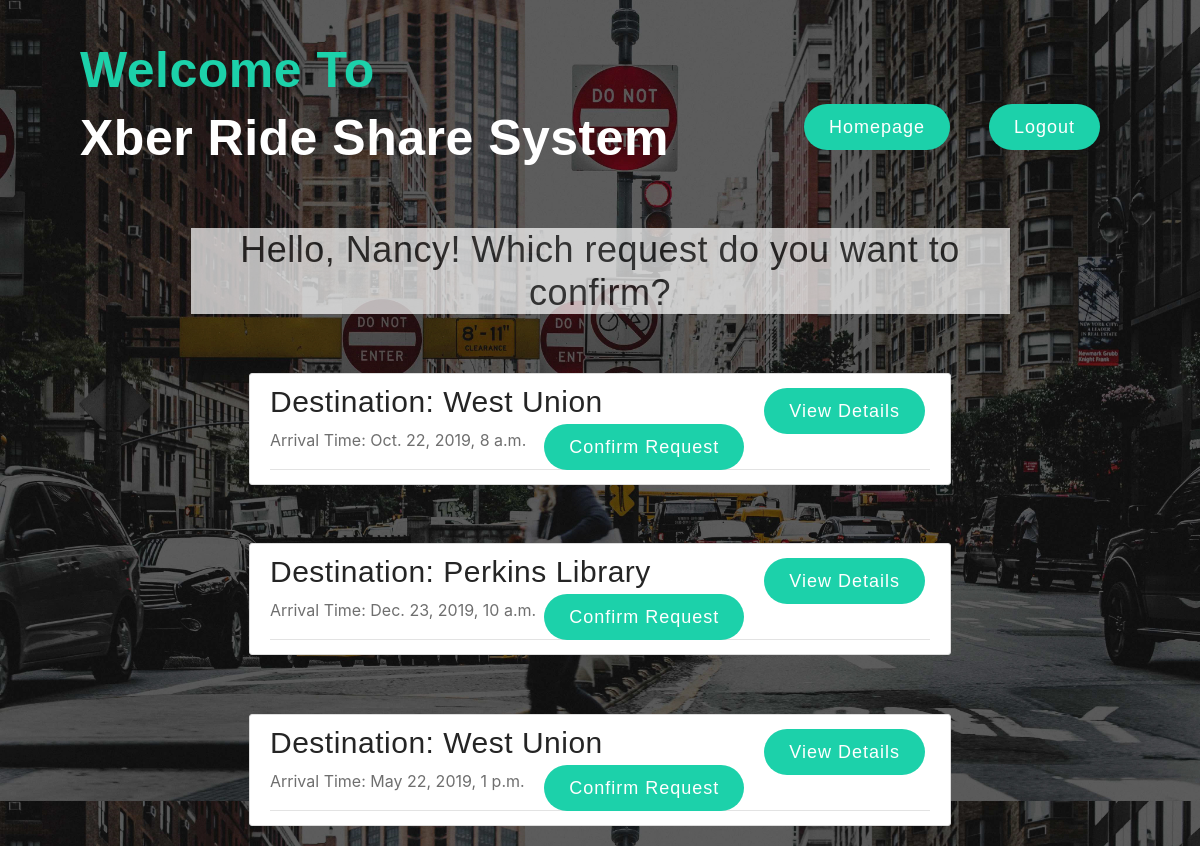
The app's page /rideService/driver/requests/find (signed in), older data.
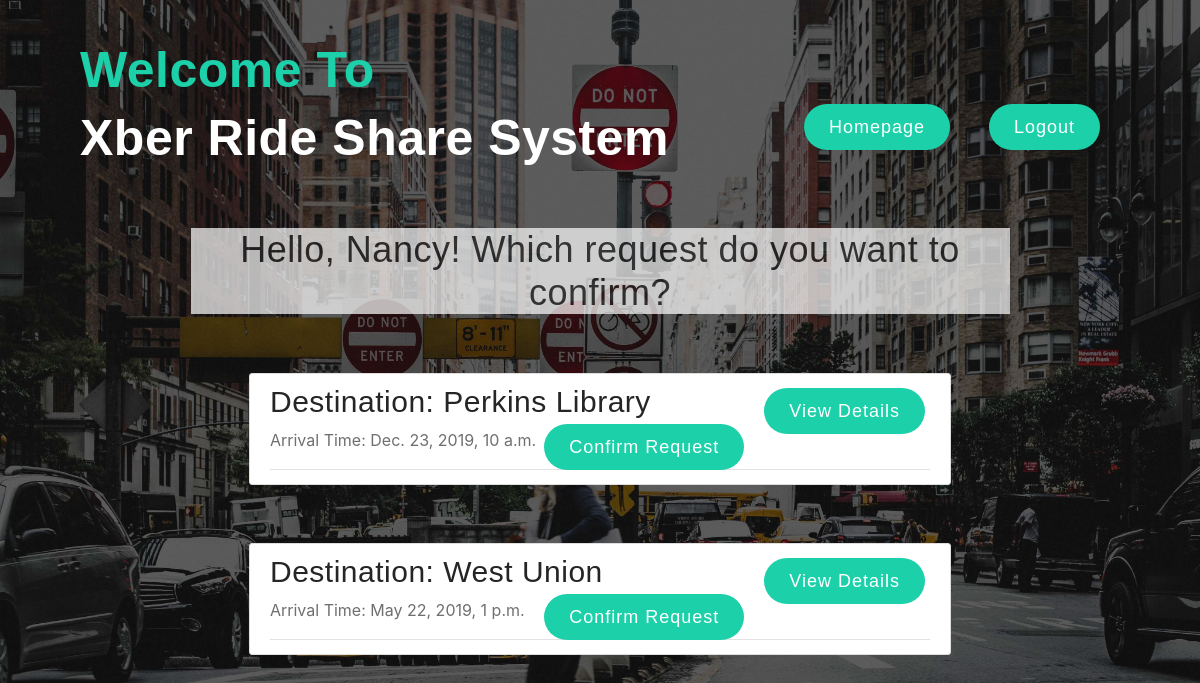
The same page, newer data.
### rideService/models.py (models this page shows, shortened)
class Request(models.Model):
    ride_owner = models.ForeignKey(User, on_delete=models.CASCADE)
    driver = models.ForeignKey('Driver', on_delete=models.SET_NULL, default=None, null=True)
    sharer = models.ForeignKey(User, on_delete=models.SET_NULL, default=None, null=True, related_name='sharer_request')
    destination = models.CharField(max_length=1000)
    arrival_time = models.DateTimeField()
    num_passengers = models.IntegerField(
        default=1,
        validators=[
            MaxValueValidator(10),
            MinValueValidator(1)
        ]
    )
    num_sharer = models.IntegerField(
        default=0,
        validators=[
            MaxValueValidator(10),
            MinValueValidator(0)
        ]
    )
    shareable = models.BooleanField(default=False)
    vehicle_type = models.CharField(max_length=200, null=True, blank=True)
    special_request = models.TextField(blank=True)
    status = models.CharField(max_length=1000)
    last_updated = models.DateTimeField(auto_now_add=True)

### rideService/views.py (the view)
# urls.py: path('driver/requests/find', views.driverFindRequest, name='driver-requests'),
@login_required
def driverFindRequest(request):
    thisDriver = Driver.objects.get(account=request.user)
    requests = []
    candidateRequests = Request.objects.filter(
        status='open',
        arrival_time__gt=datetime.now()
        )
    for req in candidateRequests:
        num = req.num_passengers + req.num_sharer
        if num > thisDriver.max_passengers:
            continue
        if req.vehicle_type and req.vehicle_type != thisDriver.vehicle_type:
            continue
        if req.special_request and req.special_request != thisDriver.special_info:
            continue
        requests.append(req)
    context = {
        'driver': thisDriver,
        'requests': requests
    }
    return render(request, 'rideService/driver_find_request.html', context)

### rideService/templates/rideService/driver_find_request.html
{% extends "rideService/homeBase.html" %}
{% block content %}
{%if requests%}
    <div style="font-size:50px; color:#000; margin-left: 15%; margin-right: 15%; background-color:#fff; opacity: 0.7;">
        <h2 style = "text-align:center;">Hello, {{driver.account.username}}! Which request do you want to confirm?</h2>
    </div>
    {% for request in requests %}
        <article class="media content-section" style="margin-right: 20%;margin-left: 20%; margin-top: 5%;">
            <div class="media-body">
                <div class="article-metadata">
                    <h3>Destination: {{ request.destination }}
                            <a style="margin-right: 5px; float:right;" class="btn btn-secondary btn-sm mt-1 mb-1" href="{% url 'driver-request-detail' request.id %}">
                                View Details
                            </a>
                            <a style="margin-right: 20px; float:right;" class="btn btn-secondary btn-sm mt-1 mb-1" href="{% url 'accept-request' request.id request.last_updated%}">
                                Confirm Request
                            </a>
                        </h3>
                    <p class="article-content">Arrival Time: {{ request.arrival_time}}</p>
                </div>
            </div>
        </article>
    {% endfor %}
    {%else%}
        <p style="margin-top:10%; font-size:30px; color:#ffffff;text-align:center;">Sorry... No one ask for a RideService Right Now...</p>>
{%endif%}
{% endblock content %}

Row changes from the older to the newer data that the page shows:
no longer on this page (row edited): Request: destination "West Union", arrival_time "Oct. 22, 2019, 8 a.m."
